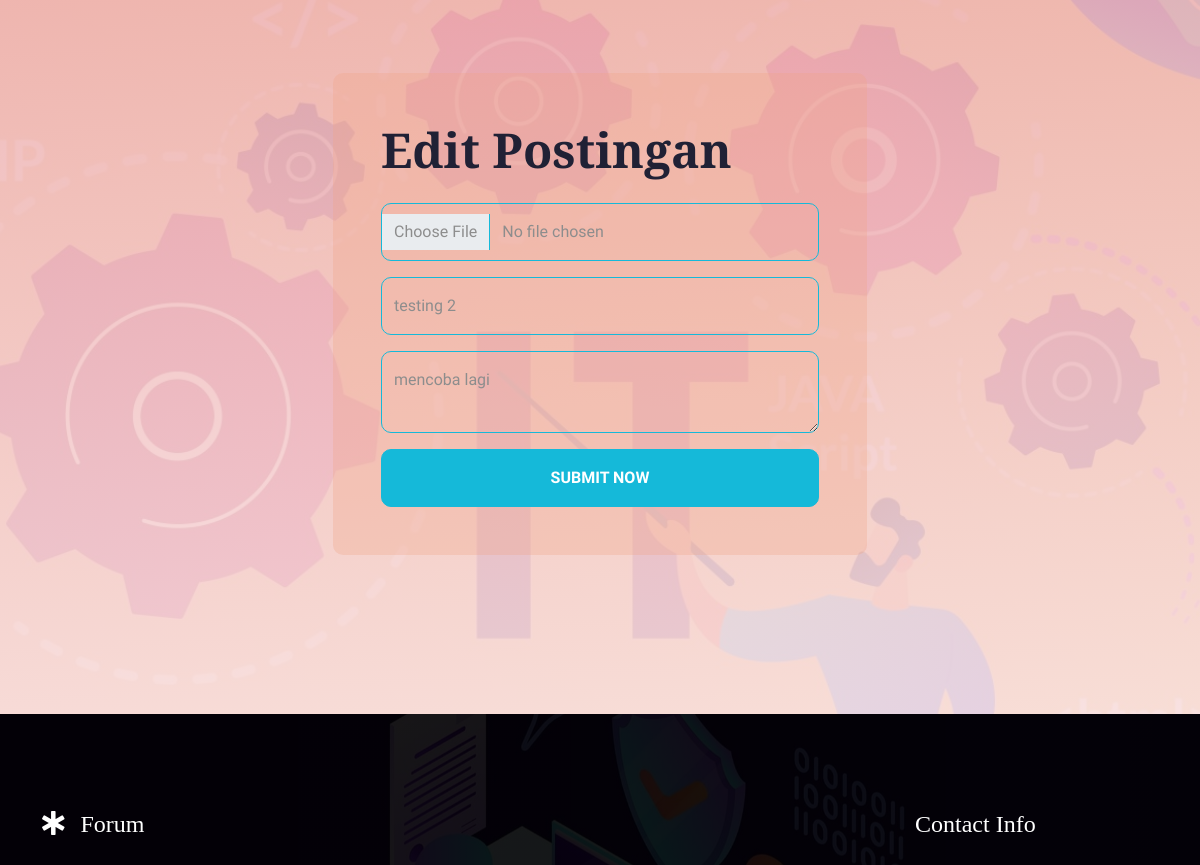
Page /mypost/edit/4/ (signed in, middle part) on the earlier database version.
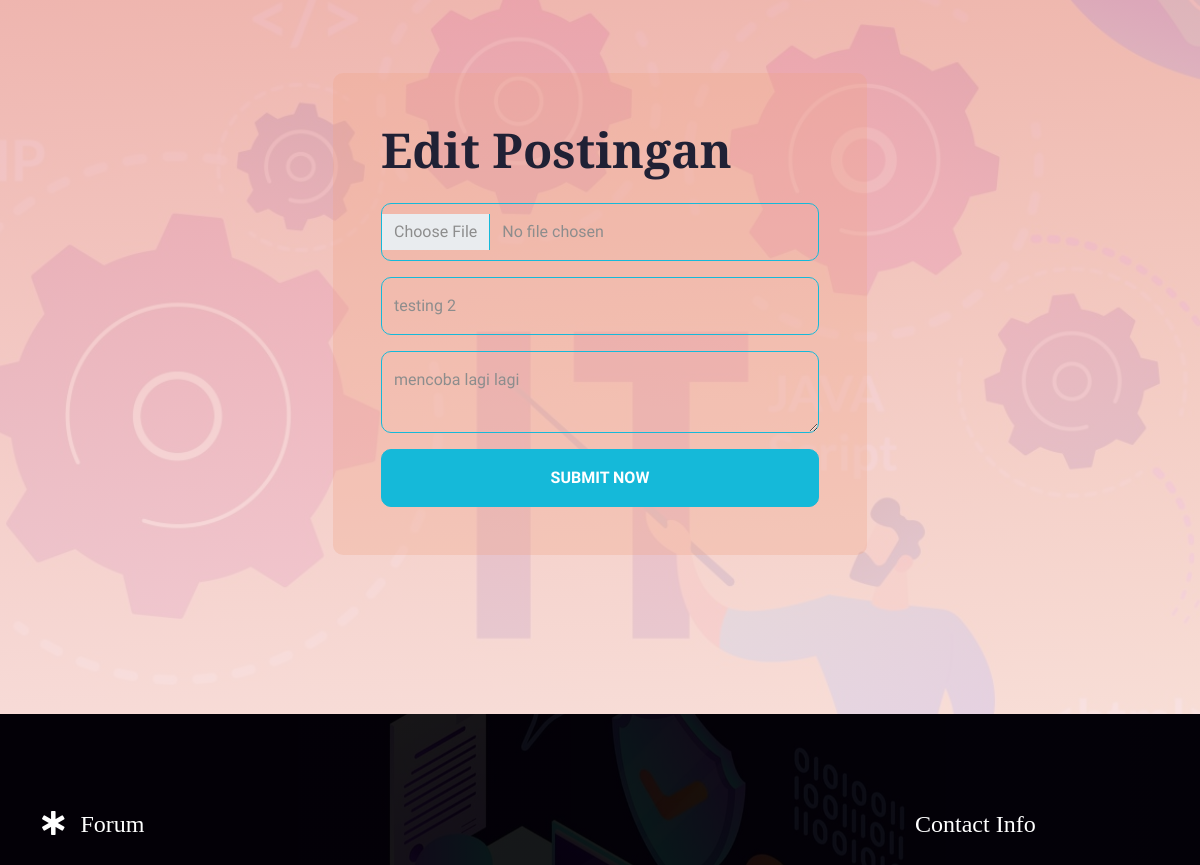
Same page on the later database version.
### forum/models.py (models this page shows, shortened)
class Post(models.Model):
    id = models.AutoField(primary_key=True)
    gambar = models.ImageField(blank=True, null=True, upload_to='uploads/')
    judul = models.CharField(max_length=100)
    deskripsi = models.CharField(max_length=100)
    semester = models.ForeignKey(KatMateri, on_delete=models.CASCADE)
    matkul = models.ForeignKey(MataKuliah, on_delete=models.CASCADE)
    pengguna = models.ForeignKey(User, on_delete=models.CASCADE)
    created_at = models.DateTimeField(auto_now_add=True)
    updated_at = models.DateTimeField(auto_now=True)
    class Meta:
        verbose_name_plural = "Posting"
        ordering = ['id']

### forum/views.py (the view, shortened to what this page needs)
# urls.py: path('mypost/edit/<int:post_id>/', views.edit_post, name='edit_post'),
def edit_post(request, post_id):
    post = get_object_or_404(Post, id=post_id)
    edit_success = request.session.pop('edit_success', False)  # Get and remove the flag from session
    return render(request, 'edit.html', {'post': post, 'edit_success': edit_success})

### forum/templates/edit.html (shortened to what this page needs)
<!DOCTYPE html>
<html lang="en">
  <head>
    <link rel="stylesheet" href="https://use.fontawesome.com/releases/v5.15.4/css/all.css" />
    <link href="https://cdn.jsdelivr.net/npm/bootstrap-icons@1.4.1/font/bootstrap-icons.css" rel="stylesheet" />
    {% load static %}
    <link href="{% static 'lib/animate/animate.min.css' %}" rel="stylesheet" />
    <link href="{% static 'lib/owlcarousel/assets/owl.carousel.min.css' %}" rel="stylesheet" />
    <link href="{% static 'css/bootstrap.min.css' %}" rel="stylesheet" />
    <link href="{% static 'css/styles.css' %}" rel="stylesheet" />
  </head>
  <body>
    <div class="container-fluid appointment py-5 d-flex justify-content-center align-items-center" style="min-height: 100vh;">
      <div class="container py-5">
        <div class="row g-5 align-items-center justify-content-center">
          <div class="col-lg-6 wow fadeInRight" data-wow-delay="0.4s">
            <div class="appointment-form rounded p-5">
              <h1 class="display-5 mb-4">Edit Postingan</h1>
              <form method="post" enctype="multipart/form-data">
                <div class="row gy-3 gx-4">
                  <div class="col-xl-12">
                    <input type="file" name="gambar" class="form-control py-3 border-primary bg-transparent" placeholder="Gambar" />
                  </div>
                  <div class="col-xl-12">
                    <input type="text" name="judul" class="form-control py-3 border-primary bg-transparent" placeholder="Judul" value="{{ post.judul }}" />
                  </div>
                  <div class="col-xl-12">
                    <textarea name="deskripsi" class="form-control py-3 border-primary bg-transparent" placeholder="Deskripsi">{{ post.deskripsi }}</textarea>
                  </div>
                  <div class="col-12">
                    <button type="submit" class="btn btn-primary text-white w-100 py-3 px-5">SUBMIT NOW</button>
                  </div>
                </div>
              </form>
            </div>
          </div>
        </div>
      </div>
    </div>
    {% include 'partials/footer.html' %}
  </body>
</html>

Differences in the rows shown:
changed Post "testing 2": deskripsi "mencoba lagi" → "mencoba lagi lagi"
